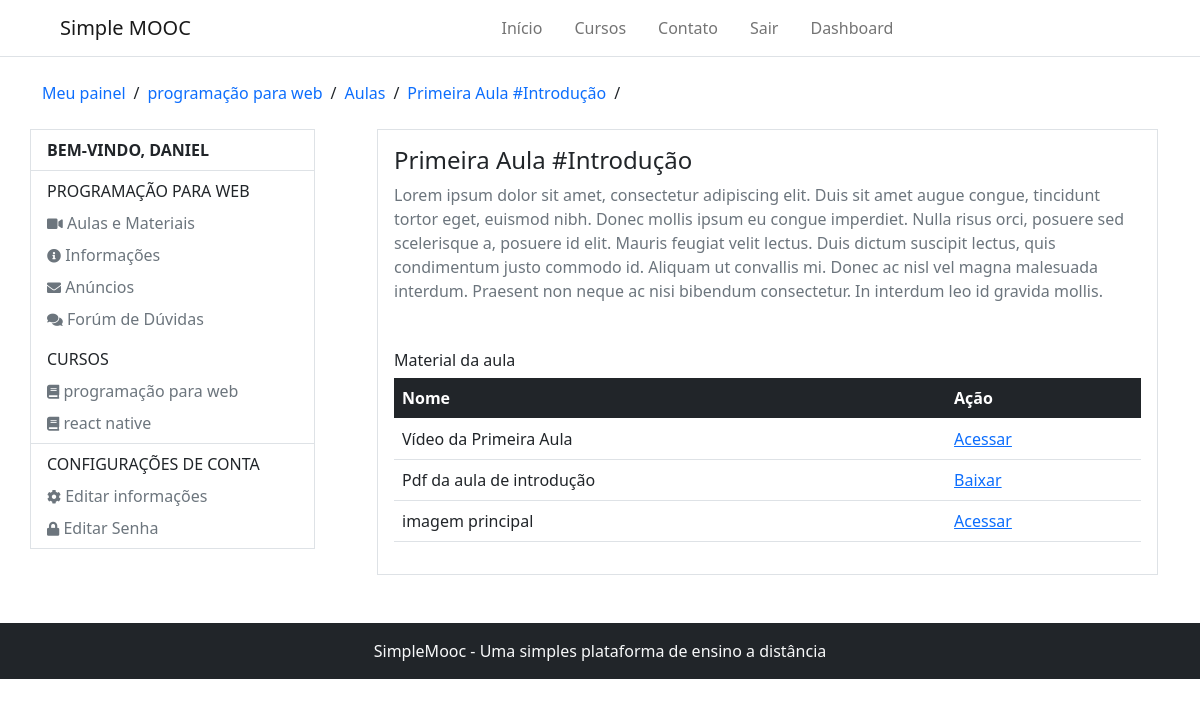
Page /accounts/programacao-para-web/aula/1/ (signed in) on the earlier database version.
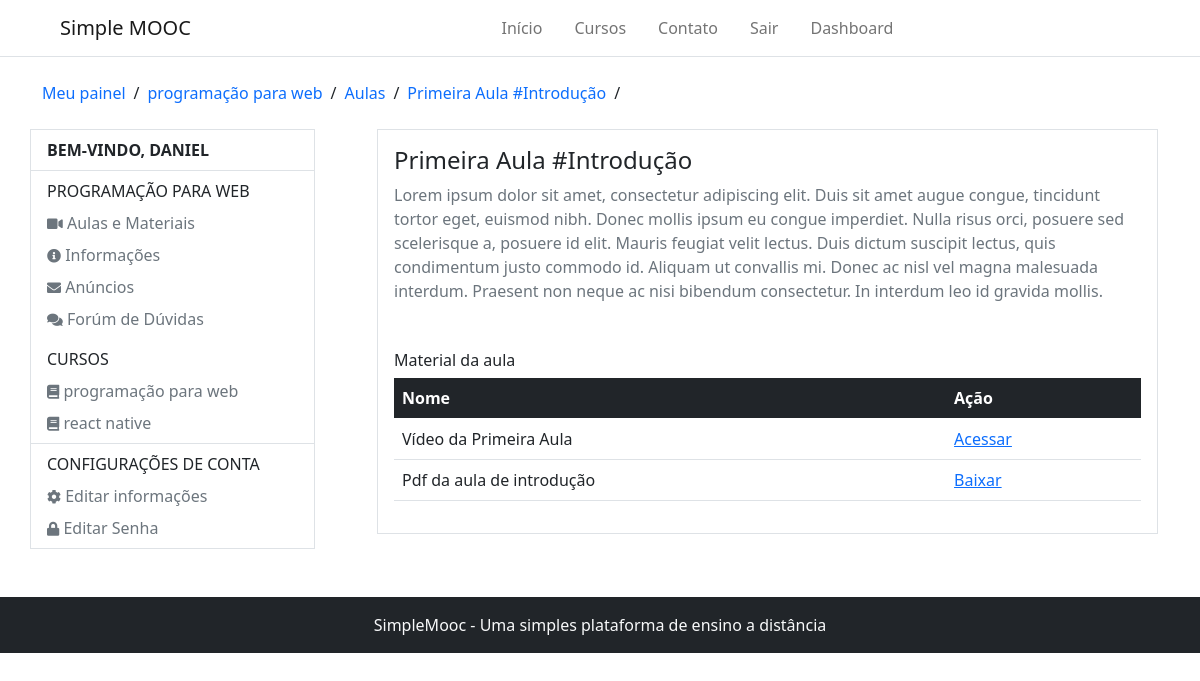
Same page on the later database version.
### Courses/models.py (models this page shows, shortened)
class Course(models.Model):
    name_course = models.CharField(max_length=50, verbose_name='Nome do curso')
    slug_course = models.SlugField(verbose_name='Atalho', blank=True)
    description_course = models.CharField(max_length=255, verbose_name='Descrição do curso')
    about_course = models.TextField(verbose_name='Sobre o curso')
    image_course = models.ImageField(upload_to='course_img/%Y/%m/%d', verbose_name='Imagem', null=True, blank=True)
    created_at = models.DateTimeField(auto_now_add= True, verbose_name='Data de criação')
    update_at = models.DateTimeField(auto_now=True, verbose_name='Data de atualização')
    objects = CourseManager()
    def __str__(self):
        return self.name_course
    def course_adverts_url(self):
        return reverse('course-adverts', args=[self.slug_course])
    class Meta:
        verbose_name = 'curso'
        verbose_name_plural = 'cursos'

class Lesson(models.Model):
    course = models.ForeignKey(Course, on_delete=models.CASCADE, verbose_name='Curso', related_name='Lessons')
    name = models.CharField(max_length=100, verbose_name='Título')
    description = models.TextField(verbose_name='Descrição')
    release_data = models.DateField('Data de liberação', blank=True, null=True)
    created_at = models.DateTimeField(auto_now_add=True, verbose_name='Criado em')
    update_at = models.DateTimeField(auto_now=True, verbose_name='Atualizado em')
    def __str__(self):
        return self.name
    def is_available(self):
        if self.release_data:
            today = timezone.now().date()
            return self.release_data <= today
        return False
    class Meta:
        verbose_name = 'Aula'
        verbose_name_plural = 'Aulas'

class subscribe(models.Model):
    STATUS_CHOICES = (
        (0, 'Análise'),
        (1, 'Aprovado'),
        (2, 'Cancelado'),
    )
    user = models.ForeignKey(settings.AUTH_USER_MODEL, on_delete=models.CASCADE, verbose_name='Usuário')
    course = models.ForeignKey(Course, on_delete=models.CASCADE, verbose_name='Curso')
    status = models.IntegerField(choices=STATUS_CHOICES, default=0, blank=True, verbose_name='Situação')
    created_at = models.DateTimeField(auto_now_add=True, verbose_name='Criado em')
    update_at = models.DateTimeField(auto_now=True, verbose_name='Atualizado em')
    def is_approved(self):
        return self.status == 1
    class Meta:
        verbose_name = 'Inscrição'
        verbose_name_plural = 'Inscrições'
        unique_together = (('user', 'course'),)

class Material(models.Model):
    name = models.CharField('Nome', max_length=100)
    embedded = models.TextField('Video embutido', blank=True)
    file = models.FileField('Arquivo', upload_to='lessons/materials', blank=True, null=True)
    lesson = models.ForeignKey(Lesson, on_delete=models.CASCADE, related_name='Materials')
    def is_embedded(self):
        return bool(self.embedded)
    def __str__(self):
        return self.name
    class Meta:
        verbose_name = 'Material'
        verbose_name_plural = 'Materials'

### Accounts/models.py (models this page shows, shortened)
class User(AbstractBaseUser, PermissionsMixin):
    username = models.CharField(max_length=50, verbose_name='Nome de usuário', unique=True,
        validators=[validators.RegexValidator(re.compile('^[\w.@+-]+$'),
        'O nome de usuário só pode conter letras números, ou os seguintes caracteres: @/./+/-/_',
        'invalid')]
    )
    email = models.EmailField(unique=True, verbose_name='E-mail')
    full_name = models.CharField(max_length=100, blank=True, verbose_name='Nome completo')
    is_active = models.BooleanField(blank=True, default=True, verbose_name='Está ativo?')
    is_staff = models.BooleanField(blank=True, default=False, verbose_name='Pertence a equipe?')
    date_joined = models.DateTimeField(auto_now_add=True, verbose_name='Data de entrada')
    objects = UserManager()
    USERNAME_FIELD = 'username'
    REQUIRED_FIELDS = ['email', 'full_name']
    def __str__(self):
        return self.username
    class Meta:
        verbose_name = 'Usuário'
        verbose_name_plural = 'Usuários'

### Accounts/decorators.py (the view)
    def wrapper(request, *args, **kwargs):
        slug = kwargs.get('slug')
        course = get_object_or_404(Course, slug_course=slug)
        try:
            subscriber = get_object_or_404(subscribe, user=request.user, course=course)
        except:
            messages.error(request, 'Desculpe, mas você não tem permissão para acessar essa página')
            return redirect('dashboard')
        if not subscriber.is_approved():
            messages.error(request, 'A sua inscrição no curso ainda está pendente')
            return redirect('dashboard')
        request.course = course
        return detail_advert(request, *args, **kwargs)

### Accounts/views.py (called while the page is built)
@login_required
@subscription_required
def detail_lesson(request, slug, id_lesson):
    course = request.course
    lesson = get_object_or_404(Lesson, pk=id_lesson)
    if not lesson.is_available():
        messages.error(request, 'Aula indisponível')
        return redirect('lessons', slug)
    return render(request, 'registration/detail_lesson.html', {'lesson': lesson, 'course': course})

### Courses/templatetags/courses_tags.py (called while the page is built)
@register.inclusion_tag('partials/_my_courses.html')
def user_courses(user):
    registrations = subscribe.objects.order_by('-id').filter(user=user)
    return {'registrations': registrations}

### Accounts/templates/registration/detail_lesson.html
{% extends 'registration/lessons.html' %}
{% block 'breadcrumbs' %}
    {{ block.super }}
    <li><a href="{% url 'detail-lesson' course.slug_course lesson.id %}" class="text-decoration-none">{{ lesson.name }}</a></li>
    <li>/</li>
{% endblock %}
{% block 'dashboard-main' %}
    <div class="d-flex flex-column gap-3">
        <div class="border border-1 p-3">
            <h1 class="text-decoration-none fs-4 text-dark" href="#">{{ lesson }}</h1>
            <p class="text-muted">{{ lesson.description }}</p>
            <h2 class="fs-6 mt-5">Material da aula</h2>
            <table class="table">
                <thead class="table-dark">
                  <tr>
                    <th scope="col">Nome</th>
                    <th scope="col">Ação</th>
                  </tr>
                </thead>
                <tbody>
                  {% for material in lesson.Materials.all %}
                    <tr>
                      <th scope="row" class="fw-normal">{{ material }}</th>
                      {% if material.is_embedded %}
                        <th scope="row" class="fw-normal">
                          <a href="{% url 'material' course.slug_course material.id %}">Acessar</a>
                        </th>
                      {% else %}
                        <th scope="row" class="fw-normal">
                          <a target="_blank" href="{{ material.file.url }}">Baixar</a>
                        </th>
                      {% endif %}
                    </tr>
                  {% endfor %}
                </tbody>
              </table>
        </div>
    </div>
{% endblock %}

### Accounts/templates/registration/lessons.html (shortened to what this page needs)
{% extends 'registration/course_adverts.html' %}
{% block 'breadcrumbs' %}
    {{ block.super }}
    <li><a href="{{ course.course_adverts_url }}" class="text-decoration-none">Aulas</a></li>
    <li>/</li>
{% endblock %}

### Accounts/templates/registration/course_adverts.html (shortened to what this page needs)
{% extends 'registration/dashboard.html' %}
{% block 'breadcrumbs' %}
    {{ block.super }}
    <li><a href="{{ course.course_adverts_url }}" class="text-decoration-none">{{ course }}</a></li>
    <li>/</li>
{% endblock %}
{% block 'dashboard-aside' %}
    <ul class="nav flex-column px-3 py-2">
        <p class="mb-0 text-uppercase">{{ course }}</p>
        <li class="nav-item">
            <a class="nav-link px-0 link-secondary pb-0" href="{% url 'lessons' course.slug_course %}">
                <i class="fas fa-video" style="font-size: 14px"></i> Aulas e Materiais
            </a>
        </li>
        <li class="nav-item">
            <a class="nav-link px-0 link-secondary pb-0" href="{% url 'edit_password' %}">
                <i class="fas fa-info-circle" style="font-size: 14px"></i> Informações
            </a>
        </li>
        <li class="nav-item">
            <a class="nav-link px-0 link-secondary pb-0" href="{% url 'edit_password' %}">
                <i class="fas fa-envelope" style="font-size: 14px"></i> Anúncios
            </a>
        </li>
        <li class="nav-item">
            <a class="nav-link px-0 link-secondary pb-0" href="{% url 'edit_password' %}">
                <i class="fas fa-comments" style="font-size: 14px"></i> Forúm de Dúvidas
            </a>
        </li>
    </ul>
    {{ block.super }}
{% endblock %}

### Accounts/templates/registration/dashboard.html (shortened to what this page needs)
{% extends 'base.html' %}
{% load courses_tags %}
{% block 'content' %}
    {% include 'partials/_header.html' %}
    <div class="container">
        <ul class="d-flex align-items-center my-4 p-0 gap-2" style="list-style: none;">
            {% block 'breadcrumbs' %}
                <li><a href="{% url 'dashboard' %}" class="text-decoration-none">Meu painel</a></li>
                <li>/</li>
            {% endblock %}
        </ul>
        <div class="row mb-5">
            <div class="col-3 p-0 d-block border border-1" style="margin-right: 50px; height: max-content;">
                <p class="text-uppercase fw-bold px-3 py-2 m-0 border-bottom">bem-vindo, {{ user.username }}</p>
                {% block 'dashboard-aside' %}
                    <ul class="nav flex-column border-bottom px-3 py-2">
                        <p class="mb-0 text-uppercase">Cursos</p>
                        {% user_courses user %}
                    </ul>
                    <ul class="nav flex-column px-3 py-2">
                        <p class="mb-0 text-uppercase">Configurações de conta</p>
                        <li class="nav-item">
                            <a class="nav-link px-0 link-secondary pb-0" href="{% url 'edit_account' %}">
                                <i class="fas fa-cog" style="font-size: 14px"></i> Editar informações
                            </a>
                        </li>
                        <li class="nav-item">
                            <a class="nav-link px-0 link-secondary pb-0" href="{% url 'edit_password' %}">
                                <i class="fas fa-lock" style="font-size: 14px"></i> Editar Senha
                            </a>
                        </li>
                    </ul>
                {% endblock %}
            </div>
            <div class="col">
                {% block 'dashboard-main' %}{% endblock %}
            </div>
        </div>
    </div>
    {% include 'partials/_footer.html' %}
{% endblock %}

### templates/base.html (shortened to what this page needs)
{% load static %}
<!DOCTYPE html>
<html lang="pt-br">
<head>
    <link rel="stylesheet" href="https://use.fontawesome.com/releases/v5.15.4/css/all.css">
    <link href="https://cdn.jsdelivr.net/npm/bootstrap@5.0.2/dist/css/bootstrap.min.css" rel="stylesheet">
</head>
<body>
    <div id="content">
        {% block 'content' %} {% endblock %}
    </div>
</body>
</html>

### templates/partials/_header.html (shortened to what this page needs)
<nav class="navbar navbar-expand-lg navbar-light bg-light border-bottom" style="background-color: white !important;">
    <div class="container-fluid">
        <a class="navbar-brand ms-5" href="#">Simple MOOC</a>
        <div class="collapse navbar-collapse" id="navbarSupportedContent">
            <ul class="navbar-nav me-auto mb-2 mb-lg-0 mx-auto" style="gap: 1rem;">
                <li class="nav-item">
                    {% if home %}
                        <a class="nav-link active" aria-current="page" href="{% url 'home' %}">Início</a>
                    {% else %}
                        <a class="nav-link" aria-current="page" href="{% url 'home' %}">Início</a>
                    {% endif %}
                </li>
                <li class="nav-item">
                    {% if courses %}
                        <a class="nav-link active" aria-current="page" href="{% url 'courses' %}">Cursos</a>
                    {% else %}
                        <a class="nav-link" aria-current="page" href="{% url 'courses' %}">Cursos</a>
                    {% endif %}
                </li>
                <li class="nav-item">
                    {% if contact %}
                        <a class="nav-link active" aria-current="page" href="{% url 'contact' %}">Contato</a>
                    {% else %}
                        <a class="nav-link" aria-current="page" href="{% url 'contact' %}">Contato</a>
                    {% endif %}
                </li>
                {% if user.is_authenticated %}
                    <li class="nav-item">
                        <a class="nav-link" aria-current="page" href="{% url 'logout' %}">Sair</a>
                    </li>
                    <li class="nav-item">
                        <a class="nav-link" aria-current="page" href="{% url 'dashboard' %}">Dashboard</a>
                    </li>
                {% else %}
                    <li class="nav-item">
                        <a class="nav-link" aria-current="page" href="{% url 'login' %}">Entrar</a>
                    </li>
                {% endif %}
            </ul>
        </div>
    </div>
</nav>

### templates/partials/_my_courses.html
{% for subscribe in registrations %}
    <li class="nav-item">
        <a class="nav-link px-0 link-secondary pb-0" aria-current="page" href="{{ subscribe.course.course_user_url }}">
            <i class="fas fa-book" style="font-size: 14px"></i> {{ subscribe.course }}
        </a>
    </li>
{% empty %}
    <p class="text-muted">Você não está escrito em nenhum curso</p>
{% endfor %}

### templates/partials/_footer.html
<footer class="text-center bg-dark py-3 mt-5">
    <small class="text-light fs-6">SimpleMooc - Uma simples plataforma de ensino a distância</small>
</footer>

Differences in the rows shown:
removed Material: name "imagem principal", shows "Acessar"
